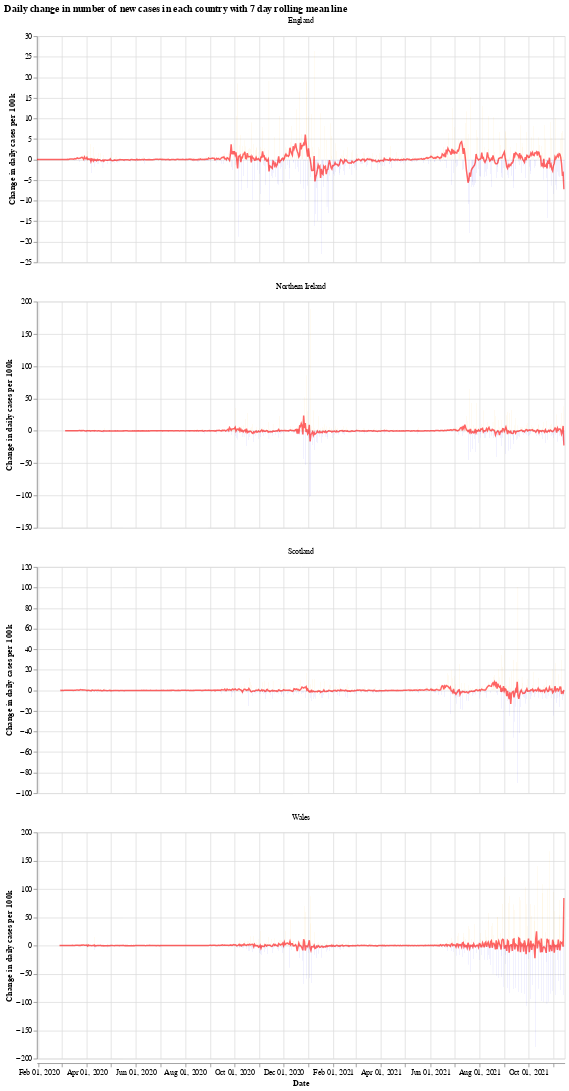

Notebook code cell kept with this figure:
### Markdown cell above
We will use the Python library `Altair` for visualising the data, see the [altair docs](https://altair-viz.github.io/) for more information.

First we have a graph which shows the daily change in the number of new cases for each country. This number jumps up and down all over the place, which is likely due to delay in reporting of new cases over the weekend. Another interesting thing is that it looks like the daily cases in Wales experienced a much shorter period of calm over the summer (calm in the sense of daily cases not jumping up and down).

The orange bars are days when the number of new cases (per 100k population) was more than the previous day, while the blue are days when the number of new cases dropped. The red line is the 7 day moving average. 

When the moving average line is below 0, it means that there is a consistent drop in new cases. We can see this clearly happening around the times that lockdowns were introduced (though, to varying degrees). I will update the graphs soon with a marker of when each lockdown started.

### Code cell
# collapse
import altair as alt

bars = alt.Chart(uk_cases).mark_bar().encode(
    x=alt.X("yearmonthdate(date):T", axis=alt.Axis(title='Date')),
    y=alt.Y("casesChangeRate:Q", axis=alt.Axis(title='Change in daily cases per 100k')),
    tooltip='casesChange',
    color=alt.condition(
        alt.datum.casesChangeRate > 0,
        alt.value("orange"),  # The positive color
        alt.value("blue")  # The negative color
    )
).properties(title='Daily change in number of new cases with 7 day rolling mean',width=700).interactive()

line = alt.Chart(uk_cases).mark_line(
    color='red',
    size=2,
    opacity=0.6
).transform_window(
    rolling_mean='mean(casesChangeRate)',
    frame=[0, 7],
    groupby=['areaName']
).encode(
    x='yearmonthdate(date):T',
    y='rolling_mean:Q'
)

alt.layer(bars, line, data=uk_cases).facet(alt.Column(
    'areaName', title=''), columns=1).resolve_scale(y='independent').properties(title='Daily change in number of new cases in each country with 7 day rolling mean line')

### Figure 1 — Vega-Lite specification as saved in the notebook (floating-point values rounded to 4 significant figures; data arrays with more than 128 entries replaced by an {"elided": "..."} marker saying what was removed)
{"config": {"view": {"continuousWidth": 400, "continuousHeight": 300}}, "data": {"name": "data-e728fd31266ef9e590c1f8eb35f47c50"}, "facet": {"type": "nominal", "field": "areaName", "title": ""}, "spec": {"layer": [{"mark": "bar", "encoding": {"color": {"condition": {"value": "orange", "test": "(datum.casesChangeRate > 0)"}, "value": "blue"}, "tooltip": {"type": "quantitative", "field": "casesChange"}, "x": {"type": "temporal", "axis": {"title": "Date"}, "field": "date", "timeUnit": "yearmonthdate"}, "y": {"type": "quantitative", "axis": {"title": "Change in daily cases per 100k"}, "field": "casesChangeRate"}}, "selection": {"selector001": {"type": "interval", "bind": "scales", "encodings": ["x", "y"]}}, "title": "Daily change in number of new cases with 7 day rolling mean", "width": 700}, {"mark": {"type": "line", "color": "red", "opacity": 0.6, "size": 2}, "encoding": {"x": {"type": "temporal", "field": "date", "timeUnit": "yearmonthdate"}, "y": {"type": "quantitative", "field": "rolling_mean"}}, "transform": [{"window": [{"op": "mean", "field": "casesChangeRate", "as": "rolling_mean"}], "frame": [0, 7], "groupby": ["areaName"]}]}]}, "columns": 1, "resolve": {"scale": {"y": "independent"}}, "title": "Daily change in number of new cases in each country with 7 day rolling mean line", "$schema": "https://vega.github.io/schema/vega-lite/v4.8.1.json", "datasets": {"data-e728fd31266ef9e590c1f8eb35f47c50": {"elided": "2528 records"}}}
